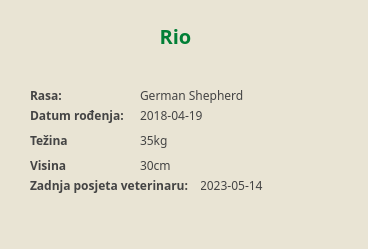
<?xml version="1.0" encoding="UTF-8"?>
<ui version="4.0">
 <class>DogInfoDialog</class>
 <widget class="QWidget" name="DogInfoDialog">
  <property name="geometry">
   <rect>
    <x>0</x>
    <y>0</y>
    <width>368</width>
    <height>249</height>
   </rect>
  </property>
  <property name="windowTitle">
   <string>Form</string>
  </property>
  <property name="styleSheet">
   <string notr="true">background-color: #E9E4D4;  </string>
  </property>
  <widget class="QLabel" name="exitButton">
   <property name="geometry">
    <rect>
     <x>310</x>
     <y>10</y>
     <width>51</width>
     <height>41</height>
    </rect>
   </property>
   <property name="cursor">
    <cursorShape>PointingHandCursor</cursorShape>
   </property>
   <property name="styleSheet">
    <string notr="true">background-color:  transparent;</string>
   </property>
   <property name="text">
    <string/>
   </property>
   <property name="alignment">
    <set>Qt::AlignCenter</set>
   </property>
  </widget>
  <widget class="QLabel" name="nameLabel">
   <property name="geometry">
    <rect>
     <x>100</x>
     <y>10</y>
     <width>151</width>
     <height>51</height>
    </rect>
   </property>
   <property name="styleSheet">
    <string notr="true">color: #017F36;
font-weight:bold;
font-family: Montserrat; 
font-size: 20px;</string>
   </property>
   <property name="text">
    <string>Rio</string>
   </property>
   <property name="alignment">
    <set>Qt::AlignCenter</set>
   </property>
  </widget>
  <widget class="QLabel" name="raceLabel">
   <property name="geometry">
    <rect>
     <x>140</x>
     <y>80</y>
     <width>181</width>
     <height>31</height>
    </rect>
   </property>
   <property name="styleSheet">
    <string notr="true">color: #444;
font-weight:400;
font-family: Montserrat; </string>
   </property>
   <property name="text">
    <string>German Shepherd</string>
   </property>
  </widget>
  <widget class="QLabel" name="birthDateLabel">
   <property name="geometry">
    <rect>
     <x>140</x>
     <y>105</y>
     <width>181</width>
     <height>21</height>
    </rect>
   </property>
   <property name="styleSheet">
    <string notr="true">color: #444;
font-weight:400;
font-family: Montserrat; </string>
   </property>
   <property name="text">
    <string>2018-04-19</string>
   </property>
  </widget>
  <widget class="QLabel" name="ageLabel_2">
   <property name="geometry">
    <rect>
     <x>30</x>
     <y>80</y>
     <width>41</width>
     <height>31</height>
    </rect>
   </property>
   <property name="styleSheet">
    <string notr="true">color: #444;
font-weight:bold;
font-family: Montserrat; </string>
   </property>
   <property name="text">
    <string>Rasa:</string>
   </property>
  </widget>
  <widget class="QLabel" name="ageLabel_3">
   <property name="geometry">
    <rect>
     <x>30</x>
     <y>100</y>
     <width>101</width>
     <height>31</height>
    </rect>
   </property>
   <property name="styleSheet">
    <string notr="true">color: #444;
font-weight:bold;
font-family: Montserrat; </string>
   </property>
   <property name="text">
    <string>Datum rođenja:</string>
   </property>
  </widget>
  <widget class="QLabel" name="ageLabel_4">
   <property name="geometry">
    <rect>
     <x>30</x>
     <y>125</y>
     <width>101</width>
     <height>31</height>
    </rect>
   </property>
   <property name="styleSheet">
    <string notr="true">color: #444;
font-weight:bold;
font-family: Montserrat; </string>
   </property>
   <property name="text">
    <string>Težina</string>
   </property>
  </widget>
  <widget class="QLabel" name="weightLabel">
   <property name="geometry">
    <rect>
     <x>140</x>
     <y>130</y>
     <width>181</width>
     <height>21</height>
    </rect>
   </property>
   <property name="styleSheet">
    <string notr="true">color: #444;
font-weight:400;
font-family: Montserrat; </string>
   </property>
   <property name="text">
    <string>35kg</string>
   </property>
  </widget>
  <widget class="QLabel" name="heightLabel">
   <property name="geometry">
    <rect>
     <x>140</x>
     <y>155</y>
     <width>181</width>
     <height>21</height>
    </rect>
   </property>
   <property name="styleSheet">
    <string notr="true">color: #444;
font-weight:400;
font-family: Montserrat; </string>
   </property>
   <property name="text">
    <string>30cm</string>
   </property>
  </widget>
  <widget class="QLabel" name="ageLabel_5">
   <property name="geometry">
    <rect>
     <x>30</x>
     <y>150</y>
     <width>101</width>
     <height>31</height>
    </rect>
   </property>
   <property name="styleSheet">
    <string notr="true">color: #444;
font-weight:bold;
font-family: Montserrat; </string>
   </property>
   <property name="text">
    <string>Visina</string>
   </property>
  </widget>
  <widget class="QLabel" name="lastVetVisitDateLabelL">
   <property name="geometry">
    <rect>
     <x>200</x>
     <y>175</y>
     <width>121</width>
     <height>21</height>
    </rect>
   </property>
   <property name="styleSheet">
    <string notr="true">color: #444;
font-weight:400;
font-family: Montserrat; </string>
   </property>
   <property name="text">
    <string>2023-05-14</string>
   </property>
  </widget>
  <widget class="QLabel" name="ageLabel_6">
   <property name="geometry">
    <rect>
     <x>30</x>
     <y>170</y>
     <width>171</width>
     <height>31</height>
    </rect>
   </property>
   <property name="styleSheet">
    <string notr="true">color: #444;
font-weight:bold;
font-family: Montserrat; </string>
   </property>
   <property name="text">
    <string>Zadnja posjeta veterinaru:</string>
   </property>
  </widget>
 </widget>
 <resources/>
 <connections/>
</ui>
